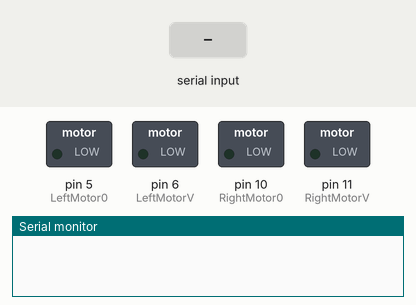
The sketch below on a simulated Arduino Uno, built with avr-gcc and run on an emulated ATmega328P. Shown: switched loads named in the sketch (green lamp = pin HIGH), the last lines printed to the serial monitor. Inputs (shaded band) come from the test bench.

Above: at 1.2 s.
1.3 s: "F\n" received over Serial
At 2.4 s:
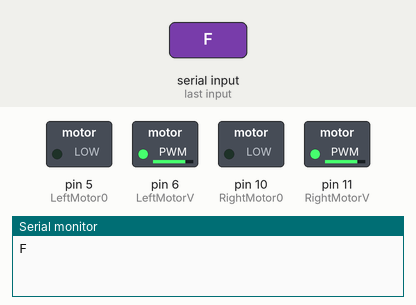
2.8 s: byte 66 ('B') received over Serial
At 3.6 s:
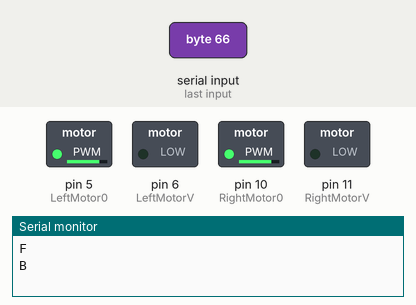
4.3 s: byte 82 ('R') received over Serial
At 4.7 s:
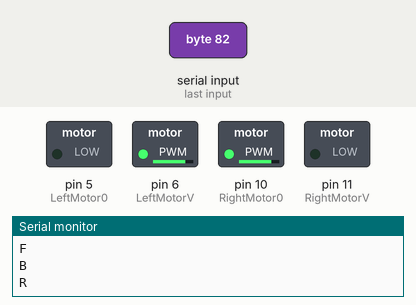
5.8 s: byte 76 ('L') received over Serial
At 7.0 s:
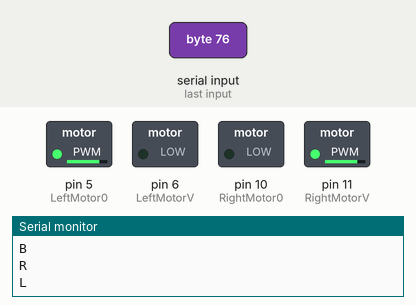
7.3 s: byte 73 ('I') received over Serial
At 8.2 s:
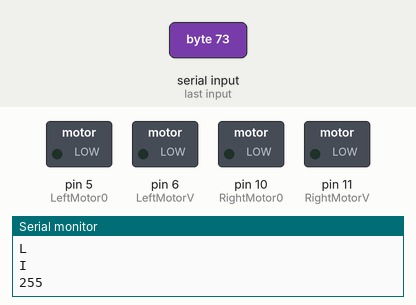
Timing chart, 0 to 10.3 s (numbered marks = the images above; inputs shaded):
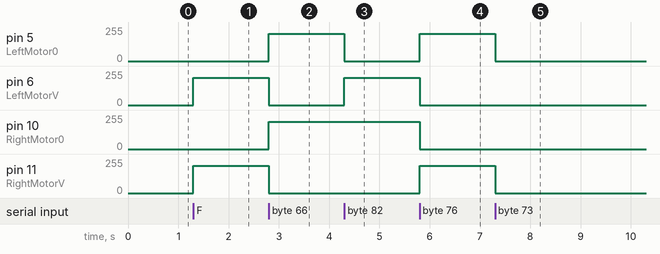

The sketch:

bluetoothDrive.ino
```cpp
#define LeftMotor0 5
#define LeftMotorV 6
#define RightMotor0 10
#define RightMotorV 11
int carSpeed = 205;
char state;

void setup() {
  Serial.begin(9600);
  pinMode(LeftMotor0, OUTPUT);
  pinMode(LeftMotorV, OUTPUT);
  pinMode(RightMotor0, OUTPUT);
  pinMode(RightMotorV, OUTPUT);
  stopCar();
}

void loop() {

  if(Serial.available()>0)
  {
    state=Serial.read();
    Serial.print(state);
    Serial.print("\n");
  }
  else
  {
    //some code if required
  }

  if(state == 'H')
  {
    carSpeed = 255;
  }

  if(state == 'I')
  {
    if(carSpeed <= 205)
    {
      carSpeed = carSpeed + 50;
      state = 'S';
      Serial.print(carSpeed);
    }
    else
      carSpeed = 255;
  }

  if(state == 'D')
  {
    if(carSpeed >= 50)
    {
      carSpeed = carSpeed - 50;
      state = 'S';
      Serial.print(carSpeed);
    }
    else
      carSpeed = 0;
  }

  if(state=='F')
  {
    forward();
  }

  if(state=='S')
  {
    stopCar();
  }

  if(state=='B')
  {
    reverse();
  }

  if(state=='R')
  {
    right();
  }

  if(state=='L')
  {
    left();
  }
}

void forward(){
  analogWrite(LeftMotor0,0);
  analogWrite(LeftMotorV,carSpeed);
  analogWrite(RightMotor0,0);
  analogWrite(RightMotorV,carSpeed);
}

void left(){
  analogWrite(LeftMotor0,carSpeed);
  analogWrite(LeftMotorV,0);
  analogWrite(RightMotor0,0);
  analogWrite(RightMotorV,carSpeed);
}

void right(){
  analogWrite(LeftMotor0,0);
  analogWrite(LeftMotorV,carSpeed);
  analogWrite(RightMotor0,carSpeed);
  analogWrite(RightMotorV,0);
}

void stopCar(){
  analogWrite(LeftMotor0,0);
  analogWrite(LeftMotorV,0);
  analogWrite(RightMotor0,0);
  analogWrite(RightMotorV,0);
}

void reverse(){
  analogWrite(LeftMotor0,carSpeed);
  analogWrite(LeftMotorV,0);
  analogWrite(RightMotor0,carSpeed);
  analogWrite(RightMotorV,0);
}
```

Measured:
- after the input at 1.3 s, pin 6 (LeftMotorV), pin 11 (RightMotorV): 0/255 → 205/255 at once
- after the input at 2.8 s, pin 5 (LeftMotor0), pin 10 (RightMotor0): 0/255 → 205/255 at once; pin 6 (LeftMotorV), pin 11 (RightMotorV): 205/255 → 0/255 at once
- after the input at 4.3 s, pin 5 (LeftMotor0): 205/255 → 0/255 at once; pin 6 (LeftMotorV): 0/255 → 205/255 at once
- after the input at 5.8 s, pin 5 (LeftMotor0), pin 11 (RightMotorV): 0/255 → 205/255 at once; pin 6 (LeftMotorV), pin 10 (RightMotor0): 205/255 → 0/255 at once
- after the input at 7.3 s, pin 5 (LeftMotor0), pin 11 (RightMotorV): 205/255 → 0/255 at once
